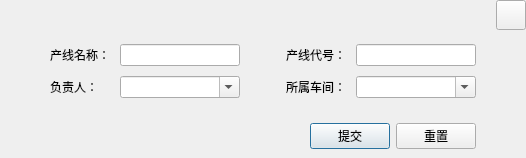
<?xml version="1.0" encoding="UTF-8"?>
<ui version="4.0">
 <class>addProductLineDialog</class>
 <widget class="QDialog" name="addProductLineDialog">
  <property name="geometry">
   <rect>
    <x>0</x>
    <y>0</y>
    <width>526</width>
    <height>158</height>
   </rect>
  </property>
  <property name="windowTitle">
   <string>Dialog</string>
  </property>
  <layout class="QVBoxLayout" name="verticalLayout_2">
   <property name="spacing">
    <number>0</number>
   </property>
   <property name="leftMargin">
    <number>0</number>
   </property>
   <property name="topMargin">
    <number>0</number>
   </property>
   <property name="rightMargin">
    <number>0</number>
   </property>
   <property name="bottomMargin">
    <number>0</number>
   </property>
   <item>
    <widget class="QWidget" name="widgetTitle" native="true">
     <property name="minimumSize">
      <size>
       <width>40</width>
       <height>35</height>
      </size>
     </property>
     <property name="maximumSize">
      <size>
       <width>16777215</width>
       <height>35</height>
      </size>
     </property>
     <layout class="QHBoxLayout" name="horizontalLayout">
      <property name="spacing">
       <number>0</number>
      </property>
      <property name="leftMargin">
       <number>0</number>
      </property>
      <property name="topMargin">
       <number>0</number>
      </property>
      <property name="rightMargin">
       <number>0</number>
      </property>
      <property name="bottomMargin">
       <number>10</number>
      </property>
      <item>
       <spacer name="horizontalSpacer">
        <property name="orientation">
         <enum>Qt::Horizontal</enum>
        </property>
        <property name="sizeHint" stdset="0">
         <size>
          <width>570</width>
          <height>20</height>
         </size>
        </property>
       </spacer>
      </item>
      <item>
       <widget class="QPushButton" name="btnMenu_Close">
        <property name="sizePolicy">
         <sizepolicy hsizetype="Minimum" vsizetype="Expanding">
          <horstretch>0</horstretch>
          <verstretch>0</verstretch>
         </sizepolicy>
        </property>
        <property name="minimumSize">
         <size>
          <width>30</width>
          <height>30</height>
         </size>
        </property>
        <property name="cursor">
         <cursorShape>ArrowCursor</cursorShape>
        </property>
        <property name="focusPolicy">
         <enum>Qt::NoFocus</enum>
        </property>
        <property name="toolTip">
         <string>关闭</string>
        </property>
        <property name="text">
         <string/>
        </property>
       </widget>
      </item>
     </layout>
    </widget>
   </item>
   <item>
    <widget class="QWidget" name="widget" native="true">
     <layout class="QVBoxLayout" name="verticalLayout_4" stretch="6,1,2,1">
      <property name="leftMargin">
       <number>50</number>
      </property>
      <property name="rightMargin">
       <number>50</number>
      </property>
      <item>
       <layout class="QHBoxLayout" name="horizontalLayout_14" stretch="2,1,2">
        <property name="spacing">
         <number>0</number>
        </property>
        <item>
         <layout class="QVBoxLayout" name="verticalLayout_3">
          <property name="spacing">
           <number>10</number>
          </property>
          <item>
           <layout class="QHBoxLayout" name="horizontalLayout_2">
            <item>
             <widget class="QLabel" name="label">
              <property name="text">
               <string>产线名称：</string>
              </property>
             </widget>
            </item>
            <item>
             <widget class="QLineEdit" name="LE_Name">
              <property name="minimumSize">
               <size>
                <width>120</width>
                <height>0</height>
               </size>
              </property>
              <property name="maximumSize">
               <size>
                <width>120</width>
                <height>16777215</height>
               </size>
              </property>
             </widget>
            </item>
           </layout>
          </item>
          <item>
           <layout class="QHBoxLayout" name="horizontalLayout_4">
            <item>
             <widget class="QLabel" name="label_3">
              <property name="text">
               <string>负责人：</string>
              </property>
             </widget>
            </item>
            <item>
             <widget class="QComboBox" name="ComB_charger">
              <property name="minimumSize">
               <size>
                <width>120</width>
                <height>0</height>
               </size>
              </property>
              <property name="maximumSize">
               <size>
                <width>120</width>
                <height>16777215</height>
               </size>
              </property>
              <property name="editable">
               <bool>true</bool>
              </property>
             </widget>
            </item>
           </layout>
          </item>
         </layout>
        </item>
        <item>
         <spacer name="horizontalSpacer_2">
          <property name="orientation">
           <enum>Qt::Horizontal</enum>
          </property>
          <property name="sizeHint" stdset="0">
           <size>
            <width>40</width>
            <height>20</height>
           </size>
          </property>
         </spacer>
        </item>
        <item>
         <layout class="QVBoxLayout" name="verticalLayout">
          <property name="spacing">
           <number>10</number>
          </property>
          <item>
           <layout class="QHBoxLayout" name="horizontalLayout_3">
            <item>
             <widget class="QLabel" name="label_2">
              <property name="text">
               <string>产线代号：</string>
              </property>
             </widget>
            </item>
            <item>
             <widget class="QLineEdit" name="LE_No">
              <property name="minimumSize">
               <size>
                <width>120</width>
                <height>0</height>
               </size>
              </property>
              <property name="maximumSize">
               <size>
                <width>120</width>
                <height>16777215</height>
               </size>
              </property>
             </widget>
            </item>
           </layout>
          </item>
          <item>
           <layout class="QHBoxLayout" name="horizontalLayout_6">
            <item>
             <widget class="QLabel" name="label_4">
              <property name="text">
               <string>所属车间：</string>
              </property>
             </widget>
            </item>
            <item>
             <widget class="QComboBox" name="ComB_department">
              <property name="minimumSize">
               <size>
                <width>120</width>
                <height>0</height>
               </size>
              </property>
              <property name="maximumSize">
               <size>
                <width>120</width>
                <height>16777215</height>
               </size>
              </property>
              <property name="editable">
               <bool>true</bool>
              </property>
             </widget>
            </item>
           </layout>
          </item>
         </layout>
        </item>
       </layout>
      </item>
      <item>
       <spacer name="verticalSpacer">
        <property name="orientation">
         <enum>Qt::Vertical</enum>
        </property>
        <property name="sizeHint" stdset="0">
         <size>
          <width>20</width>
          <height>40</height>
         </size>
        </property>
       </spacer>
      </item>
      <item>
       <layout class="QHBoxLayout" name="horizontalLayout_15" stretch="3">
        <item>
         <layout class="QHBoxLayout" name="horizontalLayout_11"/>
        </item>
       </layout>
      </item>
      <item>
       <layout class="QHBoxLayout" name="horizontalLayout_13">
        <item>
         <spacer name="horizontalSpacer_3">
          <property name="orientation">
           <enum>Qt::Horizontal</enum>
          </property>
          <property name="sizeHint" stdset="0">
           <size>
            <width>40</width>
            <height>20</height>
           </size>
          </property>
         </spacer>
        </item>
        <item>
         <widget class="QPushButton" name="Btn_Submit">
          <property name="text">
           <string>提交</string>
          </property>
         </widget>
        </item>
        <item>
         <widget class="QPushButton" name="Btn_Reset">
          <property name="text">
           <string>重置</string>
          </property>
         </widget>
        </item>
       </layout>
      </item>
     </layout>
     <zorder></zorder>
     <zorder>verticalSpacer</zorder>
    </widget>
   </item>
  </layout>
 </widget>
 <resources/>
 <connections/>
</ui>
